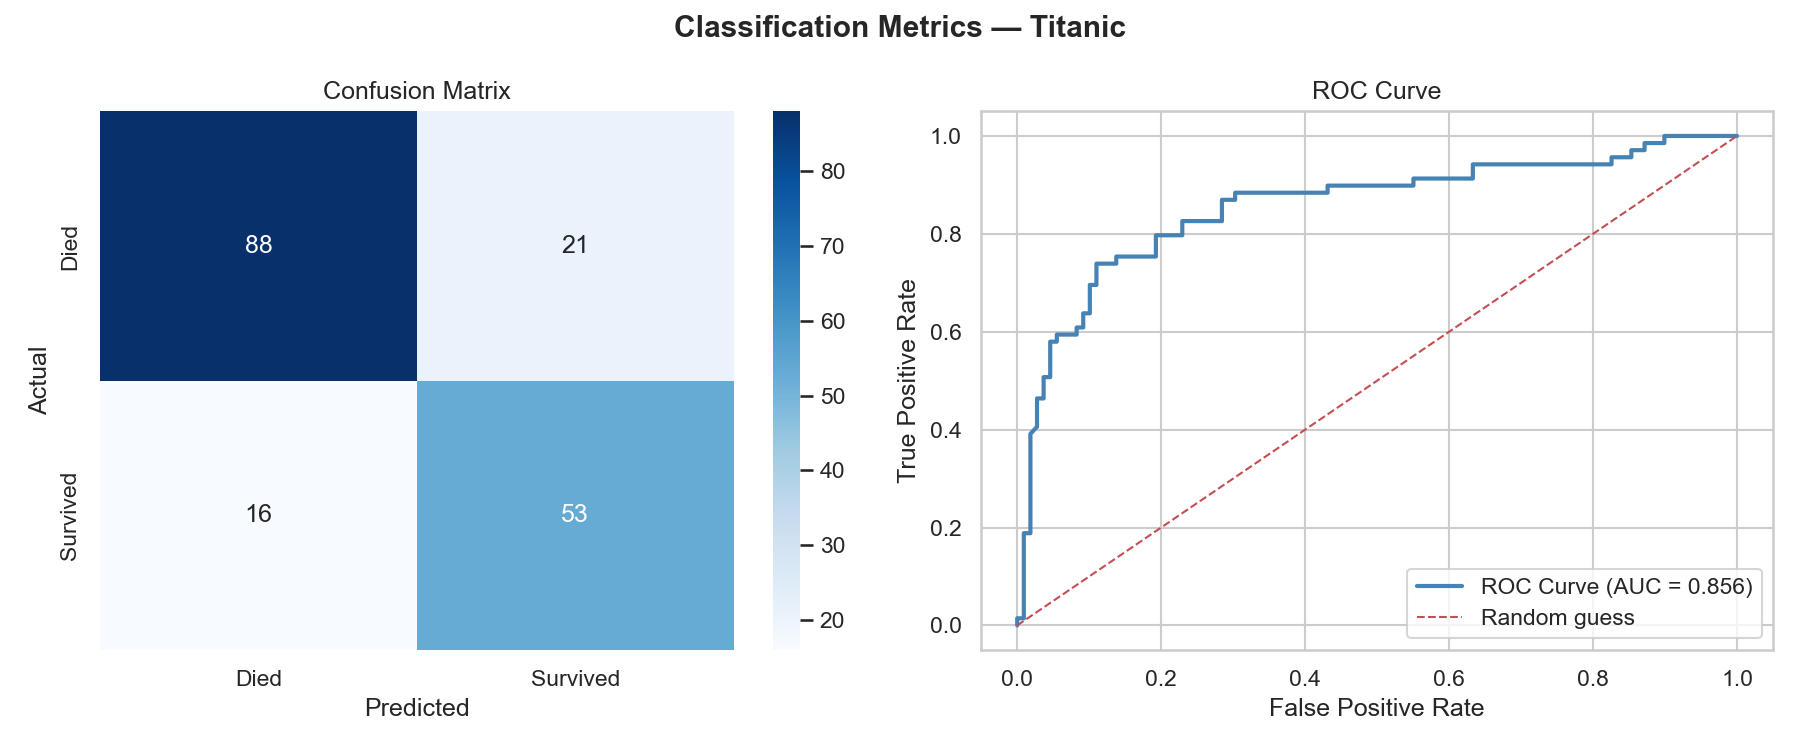

Reproduce this figure in Python.
import pandas as pd
import numpy as np
import matplotlib.pyplot as plt
import seaborn as sns
from sklearn.model_selection import train_test_split
from sklearn.linear_model import LogisticRegression
from sklearn.preprocessing import StandardScaler
from sklearn.metrics import (accuracy_score, precision_score,
                             recall_score, f1_score,
                             confusion_matrix, classification_report,
                             roc_curve, roc_auc_score)

sns.set_theme(style="whitegrid")

# ── 1. LOAD & PREPARE ────────────────────────────────────
url = "https://raw.githubusercontent.com/datasciencedojo/datasets/master/titanic.csv"
df = pd.read_csv(url)
df["Age"] = df["Age"].fillna(df["Age"].median())
df = df.dropna(subset=["Embarked"])
df = df.drop(columns=["Cabin"])
df["Sex_encoded"] = df["Sex"].map({"female": 1, "male": 0})

features = ["Pclass", "Sex_encoded", "Age", "SibSp", "Parch", "Fare"]
X = df[features]
y = df["Survived"]

X_train, X_test, y_train, y_test = train_test_split(
    X, y, test_size=0.2, random_state=42
)

scaler = StandardScaler()
X_train_scaled = scaler.fit_transform(X_train)
X_test_scaled = scaler.transform(X_test)

# ── 2. TRAIN ─────────────────────────────────────────────
model = LogisticRegression(random_state=42)
model.fit(X_train_scaled, y_train)
y_pred = model.predict(X_test_scaled)
y_prob = model.predict_proba(X_test_scaled)[:, 1]  # probability of surviving

# ── 3. ALL METRICS ───────────────────────────────────────
print("=" * 55)
print("CLASSIFICATION METRICS:")
print(f"  Accuracy  : {accuracy_score(y_test, y_pred)*100:.1f}%")
print(f"  Precision : {precision_score(y_test, y_pred)*100:.1f}%")
print(f"  Recall    : {recall_score(y_test, y_pred)*100:.1f}%")
print(f"  F1 Score  : {f1_score(y_test, y_pred):.3f}")
print(f"  ROC-AUC   : {roc_auc_score(y_test, y_prob):.3f}")

# ── 4. CONFUSION MATRIX ──────────────────────────────────
print("\n" + "=" * 55)
print("CONFUSION MATRIX:")
cm = confusion_matrix(y_test, y_pred)
print(f"\n  True Negatives  (predicted died,     actually died)    : {cm[0][0]}")
print(f"  False Positives (predicted survived, actually died)    : {cm[0][1]}")
print(f"  False Negatives (predicted died,     actually survived): {cm[1][0]}")
print(f"  True Positives  (predicted survived, actually survived): {cm[1][1]}")

# ── 5. FULL REPORT ───────────────────────────────────────
print("\n" + "=" * 55)
print("FULL CLASSIFICATION REPORT:")
print(classification_report(y_test, y_pred,
      target_names=["Died", "Survived"]))

# ── 6. THRESHOLD EXPERIMENT ──────────────────────────────
# Default threshold is 0.5 — predict survived if prob > 50%
# What if we lower it to 0.3? More people predicted survived
# Recall goes up, precision goes down
print("=" * 55)
print("THRESHOLD EXPERIMENT:")
print("(How changing the decision threshold affects metrics)\n")
for threshold in [0.3, 0.4, 0.5, 0.6, 0.7]:
    y_pred_t = (y_prob >= threshold).astype(int)
    p = precision_score(y_test, y_pred_t, zero_division=0)
    r = recall_score(y_test, y_pred_t, zero_division=0)
    f = f1_score(y_test, y_pred_t, zero_division=0)
    print(f"  Threshold {threshold:.1f} → Precision: {p:.2f}  Recall: {r:.2f}  F1: {f:.2f}")

# ── 7. VISUALISE ─────────────────────────────────────────
fig, axes = plt.subplots(1, 2, figsize=(12, 5))
fig.suptitle("Classification Metrics — Titanic", fontweight="bold")

# Chart 1 — Confusion Matrix heatmap
sns.heatmap(cm, annot=True, fmt="d", cmap="Blues",
            xticklabels=["Died", "Survived"],
            yticklabels=["Died", "Survived"],
            ax=axes[0])
axes[0].set_title("Confusion Matrix")
axes[0].set_ylabel("Actual")
axes[0].set_xlabel("Predicted")

# Chart 2 — ROC Curve
fpr, tpr, _ = roc_curve(y_test, y_prob)
auc = roc_auc_score(y_test, y_prob)
axes[1].plot(fpr, tpr, color="steelblue", linewidth=2,
             label=f"ROC Curve (AUC = {auc:.3f})")
axes[1].plot([0, 1], [0, 1], "r--", linewidth=1, label="Random guess")
axes[1].set_xlabel("False Positive Rate")
axes[1].set_ylabel("True Positive Rate")
axes[1].set_title("ROC Curve")
axes[1].legend()

plt.tight_layout()
plt.savefig("ml-basics/classification_metrics.png", dpi=150)
plt.show()
print("\nChart saved ✓")
